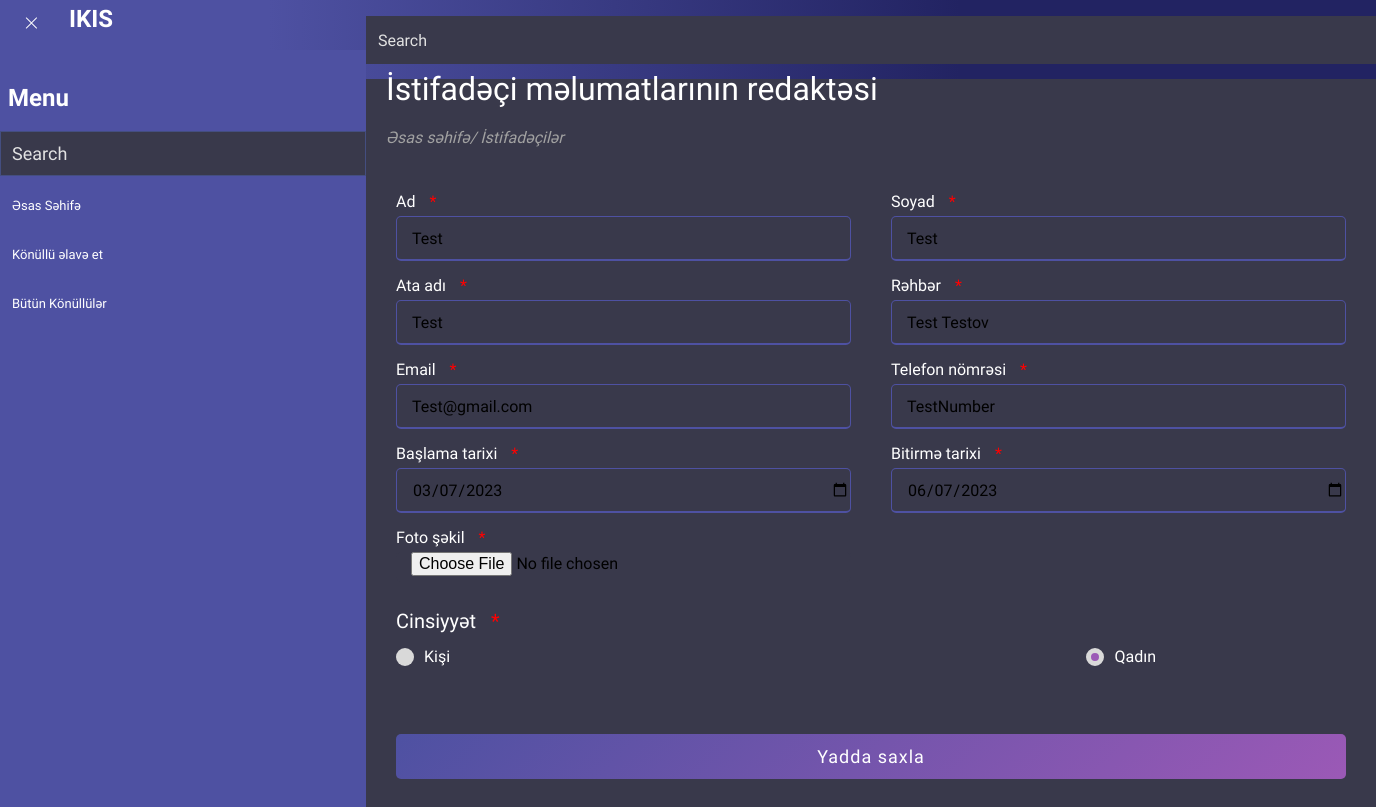
Page /admin/users/create_update.php?id=2 (signed in) on the committed database.
### tables this page shows
CREATE TABLE `volunteerinfos` (
  `id` int(11) NOT NULL,
  `name` varchar(255) NOT NULL,
  `surname` varchar(255) NOT NULL,
  `fatherName` varchar(255) NOT NULL,
  `leader` varchar(255) NOT NULL,
  `email` varchar(255) NOT NULL,
  `phoneNumber` varchar(255) NOT NULL,
  `startTime` date NOT NULL,
  `finishTime` date DEFAULT NULL,
  `image` varchar(255) NOT NULL,
  `gender` varchar(255) NOT NULL
);

### admin/users/create_update.php (the view, shortened to what this page needs)
<?php
include "../functions/connections.php";
$inputVars = array(
    "name" => "",
    "surname" => "",
    "fatherName" => "",
    "leader" => "",
    "email" => "",
    "phoneNumber" => "",
    "startTime" => "",
    "finishTime" => "",
    "image" => "",
    "gender" => "",
);
if (isset($_GET["id"])) {
    $id = $_GET["id"];
    if ($_SERVER["REQUEST_METHOD"] == "POST") {
        $query = mysqli_prepare($conn, "UPDATE `volunteerinfos` SET `name`=?, `surname`=?, `fatherName`=?, `leader`=?, `email`=?, `phoneNumber`=?, `startTime`=?, `finishTime`=?, `image`=?, `gender`=? WHERE `id`=?");
        CheckInputsAndExecuteSql($query, $conn, true);
    } else {
        $sql = "SELECT * FROM `volunteerinfos` Where `id` = '$id' ";
        $result = $conn->query($sql);
        while ($row = $result->fetch_assoc()) {
            $inputVars["name"] = $row["name"];
            $inputVars["surname"] = $row["surname"];
            $inputVars["fatherName"] = $row["fatherName"];
            $inputVars["leader"] = $row["leader"];
            $inputVars["email"] = $row["email"];
            $inputVars["phoneNumber"] = $row["phoneNumber"];
            $inputVars["startTime"] = $row["startTime"];
            $inputVars["finishTime"] = !empty($row["finishTime"]) ? $row["finishTime"] : "";
            $inputVars["gender"] = $row["gender"];
        }
    }
} else {
    if ($_SERVER["REQUEST_METHOD"] == "POST") {
        $query = "INSERT INTO `volunteerinfos`(`name`, `surname`, `fatherName`, `leader`, `email`, `phoneNumber`, `startTime`, `finishTime`, `image`, `gender`) VALUES (?, ?, ?, ?, ?, ?, ?, ?, ?, ?)";
        CheckInputsAndExecuteSql($query, $conn, false);
    }
}
?>
<!DOCTYPE html>
<html lang="en">
<?php
include "C:/xampp/htdocs/Internship/VolunteerProject/admin/includes/head.php";
?>
<body>
    <?php
    include "C:/xampp/htdocs/Internship/VolunteerProject/admin/includes/nav.php";
    ?>
    <main>
        <?php
        include "C:/xampp/htdocs/Internship/VolunteerProject/admin/includes/sidebar.php";
        ?>
        <div>
            <p id="content">İstifadəçi məlumatlarının redaktəsi</p>
            <span class="abb"> Əsas səhifə/ İstifadəçilər</span>
            <div class="container">
                <div class="content">
                    <form action="" method="post" enctype="multipart/form-data">
                        <div class="user-details">
                            <div class="input-box">
                                <span class="details">Ad <span class="error">*
                                    </span></span>
                                <input type="text" name="name" value="<?php echo $inputVars["name"] ?>" required>
                            </div>
                            <div class="input-box">
                                <span class="details">Soyad <span class="error">*
                                    </span> </span>
                                <input type="text" name="surname" value="<?php echo $inputVars["surname"] ?>" required>
                            </div>
                            <div class="input-box">
                                <span class="details">Ata adı <span class="error">*
                                    </span></span>
                                <input type="text" name="fatherName" value="<?php echo $inputVars["fatherName"] ?>"
                                    required>
                            </div>
                            <div class="input-box">
                                <span class="details">Rəhbər <span class="error">*
                                    </span></span>
                                <input type="text" name="leader" value="<?php echo $inputVars["leader"] ?>" required>
                            </div>
                            <div class="input-box">
                                <span class="details">Email <span class="error">*
                                    </span></span>
                                <input type="text" name="email" value="<?php echo $inputVars["email"] ?>" required>
                            </div>
                            <div class="input-box">
                                <span class="details">Telefon nömrəsi <span class="error">*
                                    </span></span>
                                <input type="text" name="phoneNumber" value="<?php echo $inputVars["phoneNumber"] ?>"
                                    required>
                            </div>
                            <div class="input-box">
                                <span class="details">Başlama tarixi <span class="error">*
                                    </span></span>
                                <input type="date" name="startTime" value="<?php echo $inputVars["startTime"] ?>"
                                    required>
                            </div>
                            <div class="input-box">
                                <span class="details">Bitirmə tarixi <span class="error">*
                                    </span></span>
                                <input type="date" name="finishTime" value="<?php echo $inputVars["finishTime"] ?>"
                                    required>
                            </div>
                            <div class="input-box">
                                <span class="details">Foto şəkil <span class="error">*
                                    </span></span>
                                <input class="file-selector-button" style="border: none !important; height: 30px;"
                                    type="file" name="image" required>
                            </div>
                        </div>
                        <div class="gender-details">
                            <span class="gender-title">Cinsiyyət <span class="error">*
                                </span></span>
                            <div class="category">
                                <label for="dot-1">
                                    <span class="dot one"></span>
                                    <span class="gender">Kişi</span>
                                </label>
                                <label for="dot-2">
                                    <span class="dot two"></span>
                                    <span class="gender">Qadın</span>
                                </label>
                            </div>
                        </div>
                        <div class="button">
                            <input type="submit" value="Yadda saxla">
                        </div>
                    </form>
                </div>
            </div>
        </div>
</body>
</html>

### admin/assets/style.css (style rules this page uses)
* { margin: 0; padding: 0; box-sizing: border-box; user-select: none; -webkit-user-drag: none; font-family: 'Prompt', sans-serif; }
body { background-color: #39394B; }
.error { color: #ff1a5b; margin-left: 10px; }
input, textarea { background-color: #39394B; }
*::placeholder { color: #e2e2e2; }
input, select, textarea { color: #000000; }
main { display: flex; }
#content { color: #ffffff; font-size: xx-large; margin: 20px; }
.abb { cursor: pointer; margin: 20px; color: #a1a1a1; font-style: italic; font-weight: lighter; }
.container { color: white; width: 100%; padding: 25px 30px; border-radius: 5px; }
.content form .user-details { display: flex; flex-wrap: wrap; justify-content: space-between; margin: 20px 0 12px 0; }
form .user-details .input-box { margin-bottom: 15px; width: calc(100% / 2 - 20px); }
form .input-box span.details { display: block; font-weight: 500; margin-bottom: 5px; }
.user-details .input-box input { height: 45px; width: 100%; outline: none; font-size: 16px; border-radius: 5px; padding-left: 15px; border: 1px solid #ccc; border-bottom-width: 2px; transition: all 0.3s ease; }
.user-details .input-box input:focus, .user-details .input-box input:valid { border-color: #4E51A2; }
form .gender-details .gender-title { font-size: 20px; font-weight: 500; }
form .category { display: flex; width: 80%; margin: 14px 0; justify-content: space-between; }
form .category label { display: flex; align-items: center; cursor: pointer; }
form .category label .dot { height: 18px; width: 18px; border-radius: 50%; margin-right: 10px; background: #d9d9d9; border: 5px solid transparent; transition: all 0.3s ease; }
#dot-1:checked~.category label .one, #dot-2:checked~.category label .two, #dot-3:checked~.category label .three { background: #9b59b6; border-color: #d9d9d9; }
form .button { height: 45px; margin: 35px 0 }
form .button input { height: 100%; width: 100%; border-radius: 5px; border: none; color: #fff; font-size: 18px; font-weight: 500; letter-spacing: 1px; cursor: pointer; transition: all 0.3s ease; background: linear-gradient(135deg, #4E51A2, #9b59b6); }

### admin/includes/head.php (style rules this page uses)
.error { color: #FF0000; }

### rows in the picture
volunteerinfos: name "Test", surname "Test", fatherName "Test", leader "Test Testov", email "Test@gmail.com", phoneNumber "TestNumber", startTime "03/07/2023", finishTime "06/07/2023"
